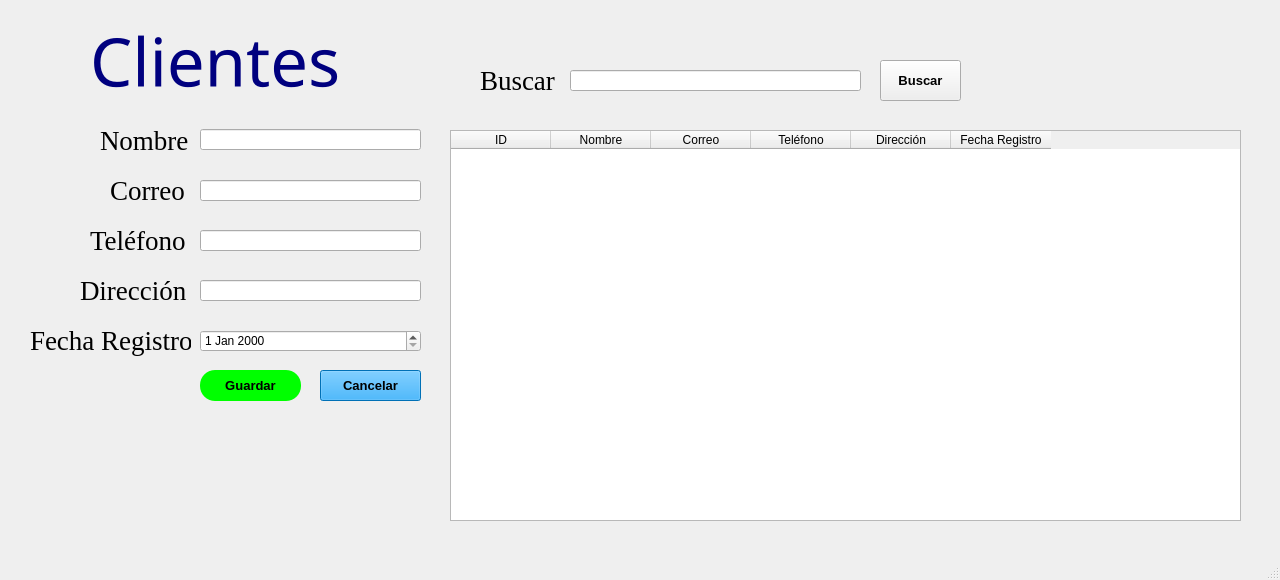
<?xml version="1.0" encoding="UTF-8"?>
<ui version="4.0">
 <class>MainWindow</class>
 <widget class="QMainWindow" name="MainWindow">
  <property name="geometry">
   <rect>
    <x>0</x>
    <y>0</y>
    <width>1280</width>
    <height>580</height>
   </rect>
  </property>
  <property name="windowTitle">
   <string>MainWindow</string>
  </property>
  <widget class="QWidget" name="centralwidget">
   <widget class="QLabel" name="label">
    <property name="geometry">
     <rect>
      <x>90</x>
      <y>20</y>
      <width>331</width>
      <height>81</height>
     </rect>
    </property>
    <property name="font">
     <font>
      <family>Unispace</family>
      <pointsize>50</pointsize>
      <weight>50</weight>
      <bold>false</bold>
     </font>
    </property>
    <property name="styleSheet">
     <string notr="true">color: rgb(0, 0, 127);</string>
    </property>
    <property name="text">
     <string>Clientes</string>
    </property>
   </widget>
   <widget class="QLineEdit" name="txtNombre">
    <property name="geometry">
     <rect>
      <x>200</x>
      <y>129</y>
      <width>221</width>
      <height>21</height>
     </rect>
    </property>
   </widget>
   <widget class="QLabel" name="label_2">
    <property name="geometry">
     <rect>
      <x>100</x>
      <y>120</y>
      <width>91</width>
      <height>41</height>
     </rect>
    </property>
    <property name="font">
     <font>
      <family>Liberation Serif</family>
      <pointsize>20</pointsize>
      <weight>50</weight>
      <bold>false</bold>
     </font>
    </property>
    <property name="text">
     <string>Nombre</string>
    </property>
   </widget>
   <widget class="QLabel" name="label_3">
    <property name="geometry">
     <rect>
      <x>110</x>
      <y>180</y>
      <width>81</width>
      <height>21</height>
     </rect>
    </property>
    <property name="font">
     <font>
      <family>Liberation Serif</family>
      <pointsize>20</pointsize>
      <weight>50</weight>
      <bold>false</bold>
     </font>
    </property>
    <property name="text">
     <string>Correo</string>
    </property>
   </widget>
   <widget class="QLabel" name="label_4">
    <property name="geometry">
     <rect>
      <x>90</x>
      <y>220</y>
      <width>101</width>
      <height>41</height>
     </rect>
    </property>
    <property name="font">
     <font>
      <family>Liberation Serif</family>
      <pointsize>20</pointsize>
      <weight>50</weight>
      <bold>false</bold>
     </font>
    </property>
    <property name="text">
     <string>Teléfono</string>
    </property>
   </widget>
   <widget class="QLabel" name="label_5">
    <property name="geometry">
     <rect>
      <x>80</x>
      <y>270</y>
      <width>111</width>
      <height>41</height>
     </rect>
    </property>
    <property name="font">
     <font>
      <family>Liberation Serif</family>
      <pointsize>20</pointsize>
      <weight>50</weight>
      <bold>false</bold>
     </font>
    </property>
    <property name="text">
     <string>Dirección</string>
    </property>
   </widget>
   <widget class="QLabel" name="label_6">
    <property name="geometry">
     <rect>
      <x>30</x>
      <y>320</y>
      <width>161</width>
      <height>41</height>
     </rect>
    </property>
    <property name="font">
     <font>
      <family>Liberation Serif</family>
      <pointsize>20</pointsize>
      <weight>50</weight>
      <bold>false</bold>
     </font>
    </property>
    <property name="text">
     <string>Fecha Registro</string>
    </property>
   </widget>
   <widget class="QLineEdit" name="txtCorreo">
    <property name="geometry">
     <rect>
      <x>200</x>
      <y>180</y>
      <width>221</width>
      <height>21</height>
     </rect>
    </property>
   </widget>
   <widget class="QLineEdit" name="txtTelefono">
    <property name="geometry">
     <rect>
      <x>200</x>
      <y>230</y>
      <width>221</width>
      <height>21</height>
     </rect>
    </property>
   </widget>
   <widget class="QLineEdit" name="txtDireccion">
    <property name="geometry">
     <rect>
      <x>200</x>
      <y>280</y>
      <width>221</width>
      <height>21</height>
     </rect>
    </property>
   </widget>
   <widget class="QDateEdit" name="dtpFechaRegistro">
    <property name="geometry">
     <rect>
      <x>200</x>
      <y>330</y>
      <width>221</width>
      <height>22</height>
     </rect>
    </property>
   </widget>
   <widget class="QLabel" name="label_7">
    <property name="geometry">
     <rect>
      <x>480</x>
      <y>60</y>
      <width>81</width>
      <height>41</height>
     </rect>
    </property>
    <property name="font">
     <font>
      <family>Liberation Serif</family>
      <pointsize>20</pointsize>
      <weight>50</weight>
      <bold>false</bold>
     </font>
    </property>
    <property name="text">
     <string>Buscar</string>
    </property>
   </widget>
   <widget class="QLineEdit" name="txtBuscar">
    <property name="geometry">
     <rect>
      <x>570</x>
      <y>70</y>
      <width>291</width>
      <height>21</height>
     </rect>
    </property>
   </widget>
   <widget class="QPushButton" name="btnBuscar">
    <property name="geometry">
     <rect>
      <x>880</x>
      <y>60</y>
      <width>81</width>
      <height>41</height>
     </rect>
    </property>
    <property name="font">
     <font>
      <pointsize>10</pointsize>
      <weight>75</weight>
      <bold>true</bold>
     </font>
    </property>
    <property name="cursor">
     <cursorShape>PointingHandCursor</cursorShape>
    </property>
    <property name="text">
     <string>Buscar</string>
    </property>
   </widget>
   <widget class="QPushButton" name="btnGuardar">
    <property name="geometry">
     <rect>
      <x>200</x>
      <y>370</y>
      <width>101</width>
      <height>31</height>
     </rect>
    </property>
    <property name="font">
     <font>
      <pointsize>10</pointsize>
      <weight>75</weight>
      <bold>true</bold>
     </font>
    </property>
    <property name="cursor">
     <cursorShape>PointingHandCursor</cursorShape>
    </property>
    <property name="styleSheet">
     <string notr="true">background-color: rgb(0, 255, 0);
border-radius: 15px</string>
    </property>
    <property name="text">
     <string>Guardar</string>
    </property>
   </widget>
   <widget class="QPushButton" name="btnCancelar">
    <property name="geometry">
     <rect>
      <x>320</x>
      <y>370</y>
      <width>101</width>
      <height>31</height>
     </rect>
    </property>
    <property name="font">
     <font>
      <pointsize>10</pointsize>
      <weight>75</weight>
      <bold>true</bold>
     </font>
    </property>
    <property name="cursor">
     <cursorShape>PointingHandCursor</cursorShape>
    </property>
    <property name="styleSheet">
     <string notr="true">background-color: rgb(0, 157, 255);</string>
    </property>
    <property name="text">
     <string>Cancelar</string>
    </property>
   </widget>
   <widget class="QTableWidget" name="tblClientes">
    <property name="geometry">
     <rect>
      <x>450</x>
      <y>130</y>
      <width>791</width>
      <height>391</height>
     </rect>
    </property>
    <column>
     <property name="text">
      <string>ID</string>
     </property>
    </column>
    <column>
     <property name="text">
      <string>Nombre</string>
     </property>
    </column>
    <column>
     <property name="text">
      <string>Correo</string>
     </property>
    </column>
    <column>
     <property name="text">
      <string>Teléfono</string>
     </property>
    </column>
    <column>
     <property name="text">
      <string>Dirección</string>
     </property>
    </column>
    <column>
     <property name="text">
      <string>Fecha Registro</string>
     </property>
    </column>
   </widget>
  </widget>
  <widget class="QMenuBar" name="menubar">
   <property name="geometry">
    <rect>
     <x>0</x>
     <y>0</y>
     <width>1280</width>
     <height>21</height>
    </rect>
   </property>
  </widget>
  <widget class="QStatusBar" name="statusbar"/>
 </widget>
 <resources/>
 <connections>
  <connection>
   <sender>btnCancelar</sender>
   <signal>clicked()</signal>
   <receiver>txtDireccion</receiver>
   <slot>clear()</slot>
   <hints>
    <hint type="sourcelabel">
     <x>371</x>
     <y>408</y>
    </hint>
    <hint type="destinationlabel">
     <x>378</x>
     <y>314</y>
    </hint>
   </hints>
  </connection>
  <connection>
   <sender>btnCancelar</sender>
   <signal>clicked()</signal>
   <receiver>txtTelefono</receiver>
   <slot>clear()</slot>
   <hints>
    <hint type="sourcelabel">
     <x>350</x>
     <y>404</y>
    </hint>
    <hint type="destinationlabel">
     <x>359</x>
     <y>259</y>
    </hint>
   </hints>
  </connection>
  <connection>
   <sender>btnCancelar</sender>
   <signal>clicked()</signal>
   <receiver>txtCorreo</receiver>
   <slot>clear()</slot>
   <hints>
    <hint type="sourcelabel">
     <x>342</x>
     <y>401</y>
    </hint>
    <hint type="destinationlabel">
     <x>335</x>
     <y>211</y>
    </hint>
   </hints>
  </connection>
  <connection>
   <sender>btnCancelar</sender>
   <signal>clicked()</signal>
   <receiver>txtNombre</receiver>
   <slot>clear()</slot>
   <hints>
    <hint type="sourcelabel">
     <x>410</x>
     <y>408</y>
    </hint>
    <hint type="destinationlabel">
     <x>394</x>
     <y>164</y>
    </hint>
   </hints>
  </connection>
  <connection>
   <sender>txtBuscar</sender>
   <signal>returnPressed()</signal>
   <receiver>btnBuscar</receiver>
   <slot>click()</slot>
   <hints>
    <hint type="sourcelabel">
     <x>845</x>
     <y>99</y>
    </hint>
    <hint type="destinationlabel">
     <x>908</x>
     <y>100</y>
    </hint>
   </hints>
  </connection>
 </connections>
</ui>
